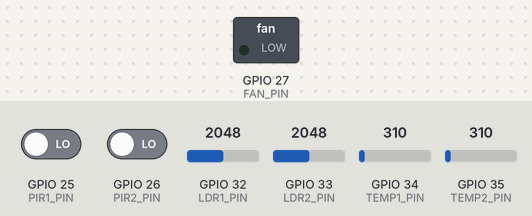
This sketch was run on a simulated ESP32. On the bench: switched loads named in the sketch (green lamp = pin HIGH). The test bench sets the inputs (shaded band); at power-on: GPIO 25 (PIR1_PIN) LOW, GPIO 26 (PIR2_PIN) LOW, GPIO 32 (LDR1_PIN) = 2048, GPIO 33 (LDR2_PIN) = 2048, GPIO 34 (TEMP1_PIN) = 310, GPIO 35 (TEMP2_PIN) = 310. WiFi joins after 1.5 s; servers stay silent unless stated; uploads are accepted with an empty reply; what the sketch prints to the serial monitor is not drawn.

Above: at 0.1 s.
At 1.6 s:
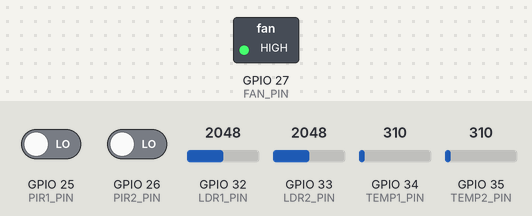
Timing chart, 0 to 3.1 s (numbered marks = the images above):
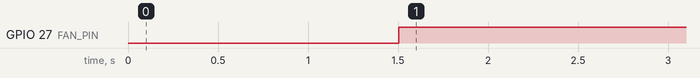

Measured:
- by itself, GPIO 27 (FAN_PIN): LOW → HIGH at 1.5 s

The sketch:

WifiSender.ino
```cpp
#include <WiFi.h>
#include <HTTPClient.h>

// =========================
// Wi-Fi credentials
// =========================
const char* ssid = "Jonah";
const char* password = "12345678";

// =========================
// Receiver IP
// =========================
const char* receiverIP = "192.168.137.240"; // Receiver ESP32 IP

// =========================
// Sensor and Actuator Pins
// =========================
#define TEMP1_PIN 34   // LM35 temperature sensor 1
#define TEMP2_PIN 35   // LM35 temperature sensor 2
#define LDR1_PIN 32
#define LDR2_PIN 33
#define PIR1_PIN 25
#define PIR2_PIN 26
#define FAN_PIN 27     // Fan (relay or transistor control pin)

// =========================
// Global variable
// =========================
int fanState = 0;  // 0 = OFF, 1 = ON

void setup() {
  Serial.begin(115200);

  // Connect to Wi-Fi
  WiFi.begin(ssid, password);
  Serial.print("Connecting to Wi-Fi");
  while (WiFi.status() != WL_CONNECTED) {
    delay(500);
    Serial.print(".");
  }
  Serial.println("\n✅ Wi-Fi connected!");
  Serial.print("📡 Sender IP: ");
  Serial.println(WiFi.localIP());

  // Initialize pins
  pinMode(PIR1_PIN, INPUT);
  pinMode(PIR2_PIN, INPUT);
  pinMode(FAN_PIN, OUTPUT);
  digitalWrite(FAN_PIN, LOW);  // Start with fan OFF
}

void loop() {
  // =========================
  // Read sensor values
  // =========================
  float temp1 = analogRead(TEMP1_PIN) * (3.3 / 4095.0) * 100.0; // LM35
  float temp2 = analogRead(TEMP2_PIN) * (3.3 / 4095.0) * 100.0;
  int ldr1 = analogRead(LDR1_PIN);
  int ldr2 = analogRead(LDR2_PIN);
  int pir1 = digitalRead(PIR1_PIN);
  int pir2 = digitalRead(PIR2_PIN);

  // =========================
  // Fan control logic
  // =========================
  if (temp1 > 20 || temp2 > 20) {
    digitalWrite(FAN_PIN, HIGH);  // Turn fan ON
    fanState = 1;
  } else {
    digitalWrite(FAN_PIN, LOW);   // Turn fan OFF
    fanState = 0;
  }

  // =========================
  // Send data over Wi-Fi
  // =========================
  if (WiFi.status() == WL_CONNECTED) {
    HTTPClient http;

    // Build the URL
    String url = String("http://") + receiverIP + "/update?" +
                 "temp1=" + temp1 +
                 "&temp2=" + temp2 +
                 "&ldr1=" + ldr1 +
                 "&ldr2=" + ldr2 +
                 "&pir1=" + pir1 +
                 "&pir2=" + pir2 +
                 "&fan=" + fanState;

    Serial.println("\n🌐 Sending data to receiver:");
    Serial.println(url);

    http.begin(url);
    int httpResponseCode = http.GET();
    if (httpResponseCode > 0) {
      String response = http.getString();
      Serial.println("✅ Receiver response: " + response);
    } else {
      Serial.println("❌ Error sending data: " + String(httpResponseCode));
    }
    http.end();
  }

  delay(5000); // Send every 5 seconds
}
```
